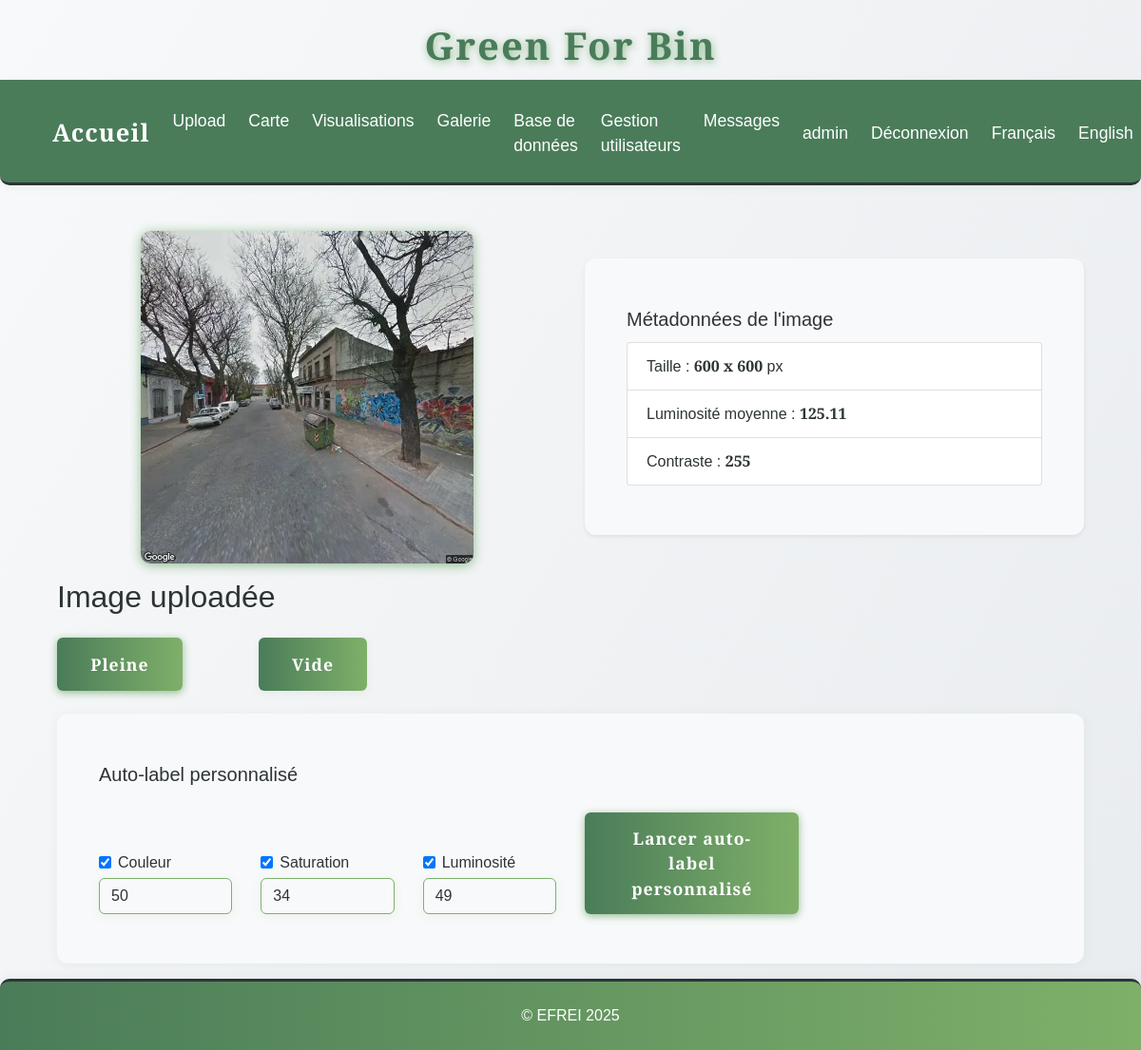
/annotate/02248_00.jpg (signed in), run on the app's committed database.
### tables this page shows
CREATE TABLE images (
                id INTEGER PRIMARY KEY AUTOINCREMENT,
                filename TEXT,
                upload_date TEXT,
                annotation TEXT,
                width INTEGER,
                height INTEGER,
                file_size INTEGER,
                avg_color TEXT,
                hist_rgb TEXT,
                hist_lum TEXT,
                contrast INTEGER,
                contour_count INTEGER,
                localisation TEXT
            , std_h REAL, std_s REAL, std_v REAL);

### app.py (the view, shortened to what this page needs)
@app.route('/annotate/<filename>', methods=['GET', 'POST'])
@login_required
def annotate(filename):
    auto_label = request.args.get('auto_label')
    custom_auto_label_result = None
    with sqlite3.connect(DB_PATH) as conn:
        c = conn.cursor()
        c.execute('''
            SELECT width, height, contrast
            FROM images
            WHERE filename = ?
        ''', (filename,))
        row = c.fetchone()
        if row:
            width, height, contrast = row
        else:
            width, height, contrast = None, None, None
    image_path = os.path.join(app.config['UPLOAD_FOLDER'], filename)
    luminosity = None
    try:
        img = Image.open(image_path).convert('L')
        np_img = np.array(img)
        luminosity = round(float(np.mean(np_img)), 2)
    except Exception as e:
        print(f"[ANNOTATE] Erreur calcul luminosité : {e}")
    metadata = {
        'width': width,
        'height': height,
        'contrast': contrast,
        'luminosity': luminosity
    }
    return render_template('annotate.html', filename=filename, auto_label=auto_label, metadata=metadata, custom_auto_label_result=custom_auto_label_result)

### app.py (called while the page is built)
def get_locale():
    return session.get('lang', request.accept_languages.best_match(['en', 'fr']))

@app.context_processor
def inject_locale():
    return dict(get_locale=get_locale)

def login_required(f):
    @wraps(f)
    def decorated_function(*args, **kwargs):
        if 'user_id' not in session:
            flash('Vous devez être connecté pour accéder à cette page.', 'error')
            return redirect(url_for('login'))
        return f(*args, **kwargs)
    return decorated_function

### templates/annotate.html (shortened to what this page needs)
<!DOCTYPE html>
{% extends "base.html" %}
{% block content %}
<div class="container mt-4">
    <div class="row align-items-center">
        <div class="col-md-6 text-center">
            <img src="{{ url_for('static', filename='uploads/' ~ filename.rsplit('.', 1)[0] ~ '.webp') }}" alt="{{ _('Image à annoter') }}" class="img-fluid mb-3" style="max-height:350px;" loading="lazy">
        </div>
        <div class="col-md-6">
            <div class="card bg-creme shadow-sm mb-3">
                <div class="card-body">
                    <h5 class="card-title">{{ _("Métadonnées de l'image") }}</h5>
                    <ul class="list-group">
                        <li class="list-group-item">{{ _('Taille') }} : <b>{{ metadata.width }} x {{ metadata.height }}</b> px</li>
                        <li class="list-group-item">{{ _('Luminosité moyenne') }} : <b>{{ metadata.luminosity }}</b></li>
                        <li class="list-group-item">{{ _('Contraste') }} : <b>{{ metadata.contrast }}</b></li>
                    </ul>
                </div>
            </div>
        </div>
    </div>
    <h2>{{ _('Image uploadée') }}</h2>
    <form method="POST" class="d-flex gap-3 mb-4">
        <button type="submit" name="annotation" value="pleine" class="btn btn-success btn-lg" style="margin-right:2.5rem;">{{ _('Pleine') }}</button>
        <button type="submit" name="annotation" value="vide" class="btn btn-outline-success btn-lg" style="margin-left:2.5rem;">{{ _('Vide') }}</button>
    </form>
    <div class="card mb-3">
        <div class="card-body">
            <h5 class="card-title">{{ _('Auto-label personnalisé') }}</h5>
            <form method="POST" class="row g-3 align-items-end">
                <div class="col-md-2">
                    <div class="form-check">
                        <input class="form-check-input" type="checkbox" name="use_std_h" id="use_std_h" checked>
                        <label class="form-check-label" for="use_std_h">Couleur</label>
                    </div>
                    <input type="number" step="any" class="form-control mt-1" name="seuil_h" id="seuil_h" placeholder="Seuil H (ex: 50)" value="50">
                </div>
                <div class="col-md-2">
                    <div class="form-check">
                        <input class="form-check-input" type="checkbox" name="use_std_s" id="use_std_s" checked>
                        <label class="form-check-label" for="use_std_s">Saturation</label>
                    </div>
                    <input type="number" step="any" class="form-control mt-1" name="seuil_s" id="seuil_s" placeholder="Seuil S (ex: 34)" value="34">
                </div>
                <div class="col-md-2">
                    <div class="form-check">
                        <input class="form-check-input" type="checkbox" name="use_std_v" id="use_std_v" checked>
                        <label class="form-check-label" for="use_std_v">Luminosité</label>
                    </div>
                    <input type="number" step="any" class="form-control mt-1" name="seuil_v" id="seuil_v" placeholder="Seuil V (ex: 49)" value="49">
                </div>
                <div class="col-md-3">
                    <button type="submit" name="custom_auto_label" value="1" class="btn btn-primary">{{ _('Lancer auto-label personnalisé') }}</button>
                </div>
            </form>
        </div>
    </div>
</div>
{% endblock %}

### static/css/style.css (style rules this page uses)
:root { --primary-green: #4a7c59; --light-green: #7fb069; --sage-green: #8fbc8f; --cream: #fefefe; --warm-white: #f8f9fa; --soft-gray: #e9ecef; --charcoal: #2d3436; --text-primary: #2d3436; --text-secondary: #636e72; --radius: 2.5rem; --shadow: 0 4px 24px rgba(44, 124, 89, 0.10); --transition: all 0.3s cubic-bezier(.4,0,.2,1); --green-dark: var(--primary-green); --green: var(--light-green); --green-light: var(--sage-green); --beige: var(--cream); --white: var(--cream); --black: var(--charcoal); }
html, body { height: 100%; margin: 0; padding: 0; }
body { display: flex; flex-direction: column; min-height: 100vh; }
.container.mt-4 { flex: 1 0 auto; }
.btn { background: var(--primary-green); color: var(--cream); border: none; border-radius: 2rem; font-family: 'Inter', Arial, sans-serif; font-weight: 600; padding: 0.9rem 2.2rem; font-size: 1.1rem; box-shadow: 0 2px 8px rgba(44, 124, 89, 0.08); transition: var(--transition); cursor: pointer; margin-top: 1rem; letter-spacing: 1px; }
.card { background: var(--white); border-radius: var(--radius); box-shadow: var(--shadow); padding: 2rem 1.5rem; margin-bottom: 2rem; transition: var(--transition); position: relative; overflow: hidden; }
input, textarea, select { background: var(--beige); color: var(--green-dark); border: 2px solid var(--green-light); border-radius: 1.5rem; font-family: 'Inter', Arial, sans-serif; padding: 10px 18px; font-size: 1.08rem; transition: var(--transition); }

### static/css/greenforbin.css (style rules this page uses)
:root { --primary-green: #4a7c59; --light-green: #7fb069; --sage-green: #8fbc8f; --cream: #fefefe; --warm-white: #f8f9fa; --soft-gray: #e9ecef; --charcoal: #2d3436; --text-primary: #2d3436; --text-secondary: #636e72; }
body { background: linear-gradient(135deg, var(--cream) 0%, var(--light-green) 100%); color: var(--text-primary); font-family: 'Segoe UI', 'Roboto', Arial, sans-serif; min-height: 100vh; }
.card { border-radius: 16px; box-shadow: 0 4px 24px 0 rgba(79, 124, 89, 0.10); border: none; background: var(--warm-white); }
.btn-primary, .btn-success, .btn-warning { background: var(--light-green); border: none; color: var(--cream); font-weight: 600; border-radius: 8px; box-shadow: 0 2px 8px var(--sage-green); transition: background 0.2s, box-shadow 0.2s; }
img { border-radius: 10px; box-shadow: 0 2px 12px var(--sage-green); transition: transform 0.2s; }

### templates/base.html (style rules this page uses)
:root { --primary-green: #4a7c59; --light-green: #7fb069; --sage-green: #8fbc8f; --cream: #fefefe; --warm-white: #f8f9fa; --soft-gray: #e9ecef; --charcoal: #2d3436; --text-primary: #2d3436; --text-secondary: #636e72; }
body { background: linear-gradient(120deg, var(--warm-white) 0%, var(--soft-gray) 100%); min-height: 100vh; color: var(--text-primary); font-family: 'Quercus Serif', 'Montserrat', 'Quicksand', Arial, sans-serif !important; }
body, h1, h2, h3, h4, h5, h6, .navbar, .nav-link, .btn, .card, .table, .form-control, .modal-content { font-family: 'Quercus Serif', 'Montserrat', 'Quicksand', Arial, sans-serif !important; color: var(--text-primary); }
.btn, .btn-primary, .btn-success, .btn-outline-success { background: linear-gradient(90deg, var(--primary-green) 0%, var(--light-green) 100%); color: var(--cream); border: none; border-radius: 6px; transition: background 0.3s, color 0.3s, box-shadow 0.3s; }
.card, .box, .content-box, .table, .table-green-text, .form-control, .modal-content { background: var(--warm-white); border-radius: 12px; box-shadow: 0 2px 12px rgba(44, 124, 89, 0.07); border: none; color: var(--text-primary); }
.form-control { background: var(--warm-white); border: 1px solid var(--light-green); color: var(--text-primary); border-radius: 6px; transition: border 0.3s; }

### data on the page
images: width "600", height "600", contrast "255"

### other printed values
{{ session.get('username') }} "admin"
{{ metadata.luminosity }} "125.11"
